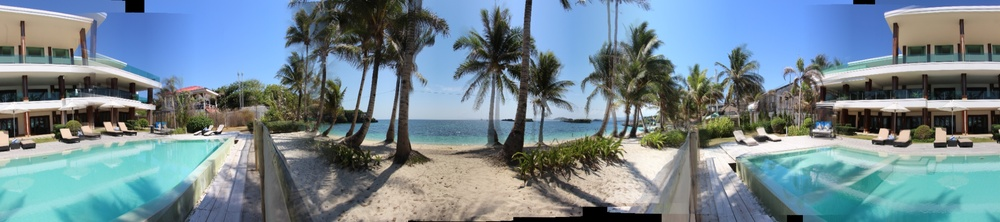
#> input picture hw2/res/beach-hotel-pano.jpg, 1000 x 222 px, shrunk from 2526 x 560 before the run
$ python -i utils.py   (imports and definitions only)   (older library calls are emulated)
#> lines starting #> are read from the running program, lines starting #| are printed output that depends on the picture; long printed decimals are rounded
#
#   Image Stitching: Utilities
#   Written by Qhan
#   First Version: 2018.5.20
#   Last Update: 2018.5.22
#

import cv2
import matplotlib.pyplot as plt
import numpy as np
import os
import os.path as osp
import pandas as pd
from scipy.spatial.distance import cdist


########################
#                      #
#   Cylinder Warping   #
#                      #
########################

# [61 lines left out: function cylinder_warping, not called in this run]


#################################################
#                                               #
#   Feature Detection: Harris Corner Detector   #
#                                               #
#################################################

def calculate_R(gray, ksize=9, S=3, k=0.04):
#> called with ksize = 9, S = 3, k = 0.04
    K = (ksize, ksize)

    gray_blur = cv2.GaussianBlur(gray, K, S)
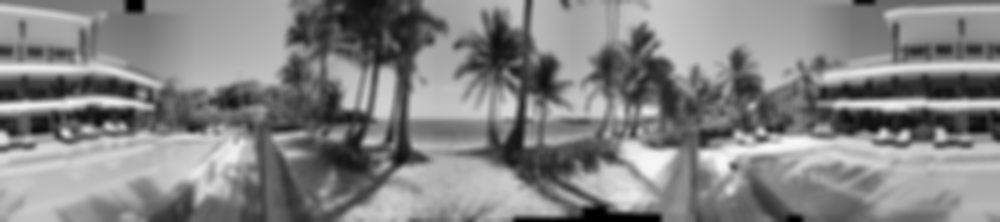
#> gray_blur: shape (222, 1000); min 0, max 247, mean 131.4
    Iy, Ix = np.gradient(gray_blur)
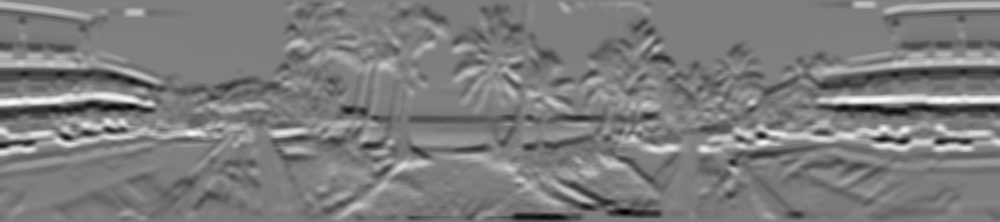
#> Iy: shape (222, 1000) float64; min -31.5, max 32.5, mean -0.1; drawn with min black and max white
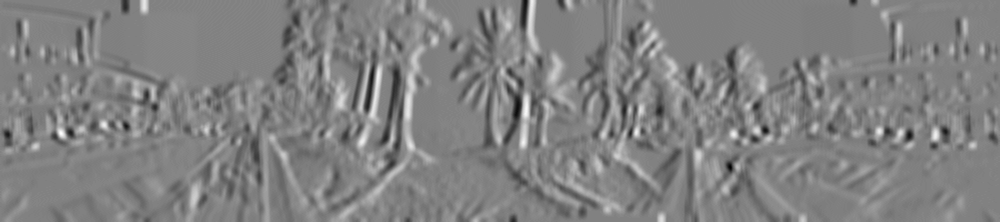
#> Ix: shape (222, 1000) float64; min -28, max 27, mean 0; drawn with min black and max white

    Ix2 = Ix ** 2
    Iy2 = Iy ** 2
    Ixy = Ix * Iy
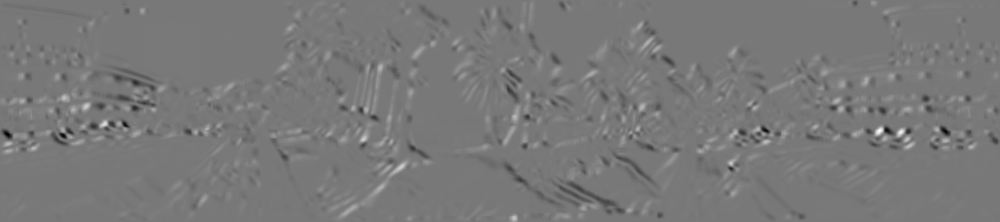
#> Ixy: shape (222, 1000) float64; min -416.2, max 461.2, mean 0.4; drawn with min black and max white

    Sx2 = cv2.GaussianBlur(Ix2, K, S)
    Sy2 = cv2.GaussianBlur(Iy2, K, S)
    Sxy = cv2.GaussianBlur(Ixy, K, S)

    detM = (Sx2 * Sy2) - (Sxy ** 2)
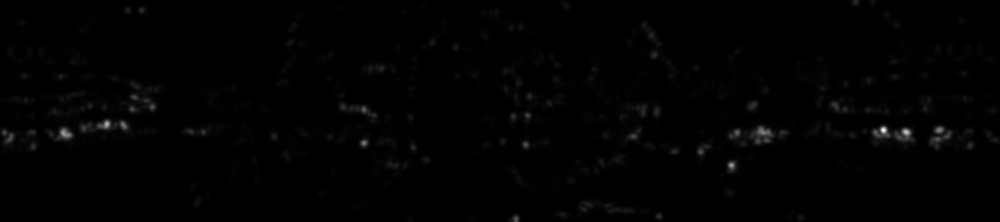
#> detM: shape (222, 1000) float64; min 0, max 60009.8, mean 498.1; drawn with min black and max white
    traceM = Sx2 + Sy2
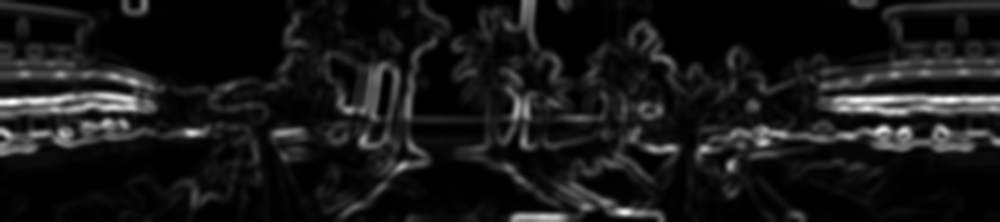
#> traceM: shape (222, 1000) float64; min 0, max 650.7, mean 61; drawn with min black and max white

    R = detM - k * (traceM ** 2)
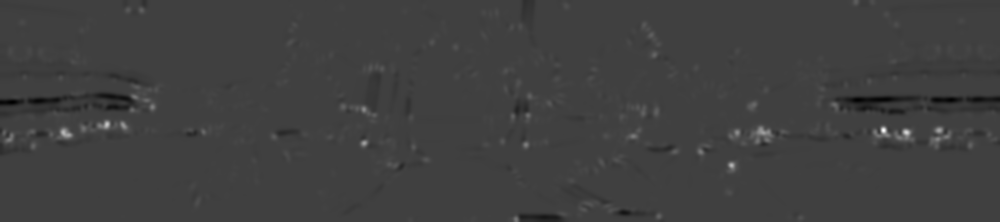
#> R: shape (222, 1000) float64; min -15954.1, max 47424.7, mean 45; drawn with min black and max white

    print('R:', np.min(R), np.max(R))
#| R: -15954.117 47424.692
    return R, Ix, Iy, Ix2, Iy2

# [288 lines left out: functions find_local_max_R, get_orientations, get_descriptors, find_matches, ransac, init_panorama and 6 more, not called in this run]

>>> import cv2
>>> picture = cv2.imread('res/beach-hotel-pano.jpg', cv2.IMREAD_GRAYSCALE)
>>> result = calculate_R(picture)
#> result = 5 items

$ run again, on hw2/res/csie_pano.jpg
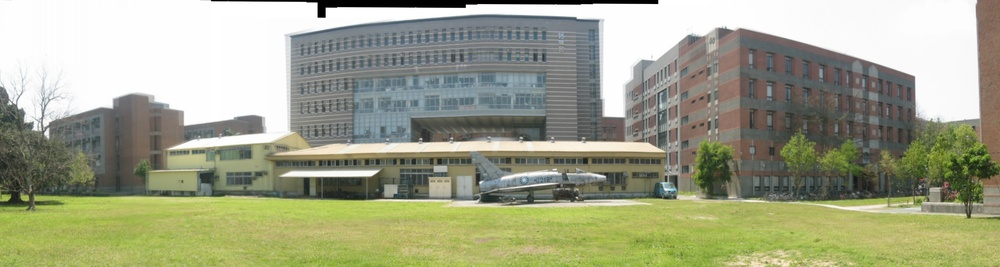
#> input picture hw2/res/csie_pano.jpg, 1000 x 267 px, shrunk from 1993 x 533 before the run
#> in calculate_R, `Sxy = cv2.GaussianBlur(Ixy, K, S)`:
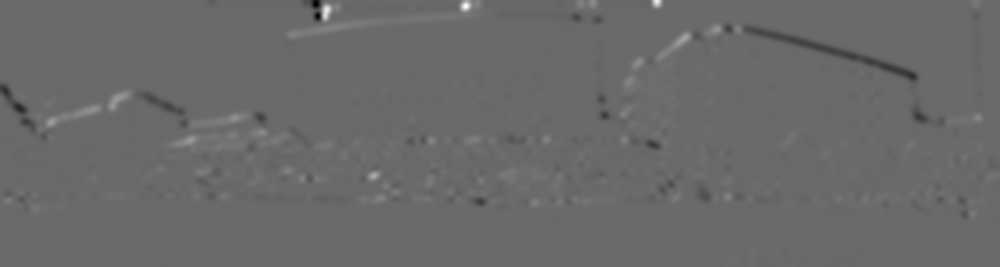
#> Sxy: shape (267, 1000) float64; min -224, max 314.3, mean 0.1; drawn with min black and max white
#> in calculate_R, `R = detM - k * (traceM ** 2)`:
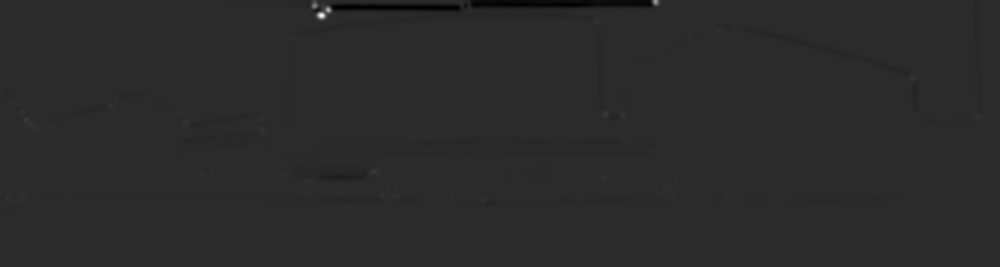
#> R: shape (267, 1000) float64; min -36753.3, max 179871.3, mean -307.5; drawn with min black and max white
#| R: -36753.277 179871.260
#> result = 5 items

$ run again, on hw2/res/lake_pano.jpg
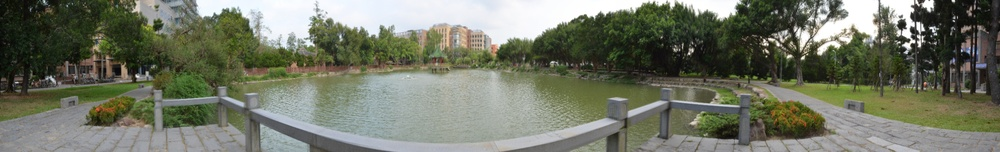
#> input picture hw2/res/lake_pano.jpg, 1000 x 152 px, shrunk from 3215 x 488 before the run
#> in calculate_R, `traceM = Sx2 + Sy2`:
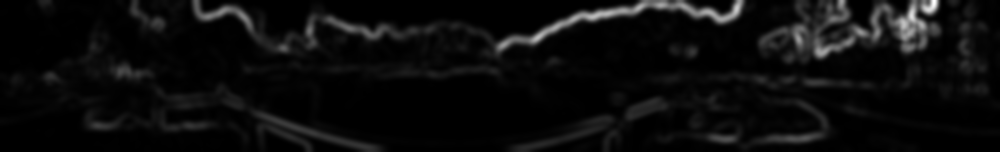
#> traceM: shape (152, 1000) float64; min 0, max 694, mean 34.4; drawn with min black and max white
#> in calculate_R, `R = detM - k * (traceM ** 2)`:
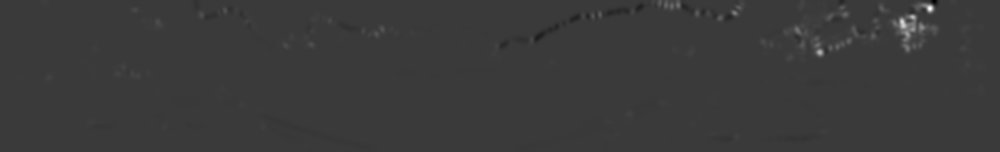
#> R: shape (152, 1000) float64; min -18375.5, max 62011.8, mean 196.2; drawn with min black and max white
#| R: -18375.478 62011.833
#> result = 5 items
